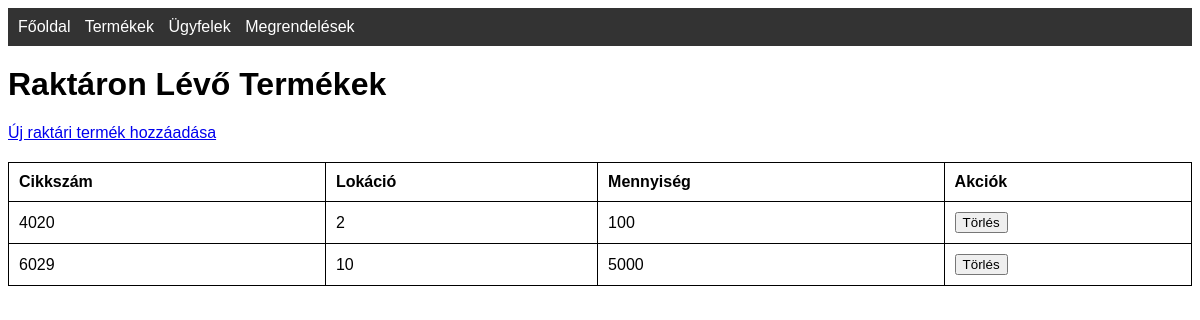
Page /stock on the earlier database version.
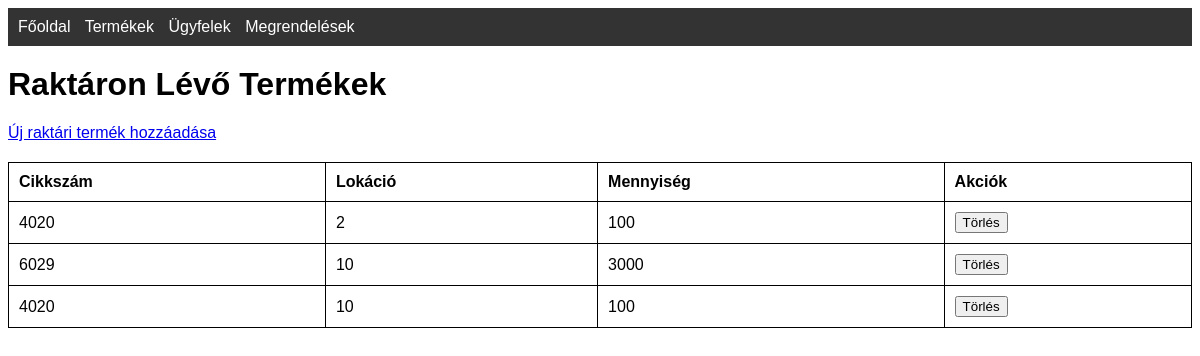
Same page on the later database version.
### tables this page shows
CREATE TABLE stock (
            id INTEGER PRIMARY KEY,
            cikkszam TEXT,
            lokacio TEXT,
            mennyiseg INTEGER,
            FOREIGN KEY (cikkszam) REFERENCES products(cikkszam) ON DELETE CASCADE
        );

CREATE TABLE products (
                    id INTEGER PRIMARY KEY,
                    cikkszam TEXT UNIQUE,
                    nev TEXT,
                    ar REAL,
                    suly REAL,
                    kategoria TEXT);

### app.py (the view)
@app.route('/stock')
def stock():
    conn = get_db_connection()
    stock = conn.execute('''SELECT stock.id, products.cikkszam, stock.lokacio, stock.mennyiseg
                            FROM stock
                            JOIN products ON stock.cikkszam = products.cikkszam''').fetchall()
    conn.close()
    return render_template('stock.html', stock=stock)

### app.py (called while the page is built)
def get_db_connection():
    conn = sqlite3.connect('database.db')
    conn.row_factory = sqlite3.Row
    return conn

### templates/stock.html (shortened to what this page needs)
<!DOCTYPE html>
<html lang="hu">
<head>
    <link rel="stylesheet" href="{{ url_for('static', filename='css/style.css') }}">
</head>
<body>
    <nav>
        <a href="{{ url_for('index') }}">Főoldal</a>
        <a href="{{ url_for('products') }}">Termékek</a>
        <a href="{{ url_for('customers') }}">Ügyfelek</a>
        <a href="{{ url_for('orders') }}">Megrendelések</a>
    </nav>
    <h1>Raktáron Lévő Termékek</h1>
    <a href="{{ url_for('add_stock') }}">Új raktári termék hozzáadása</a>
    <table>
        <thead>
            <tr>
                <th>Cikkszám</th>
                <th>Lokáció</th>
                <th>Mennyiség</th>
                <th>Akciók</th>
            </tr>
        </thead>
        <tbody>
            {% for item in stock %}
            <tr>
                <td>{{ item.cikkszam }}</td>
                <td>{{ item.lokacio }}</td>
                <td>{{ item.mennyiseg }}</td>
                <td>
                    <form action="{{ url_for('delete_stock', stock_id=item.id) }}" method="POST" style="display:inline;">
                        <button type="submit" onclick="return confirm('Biztosan törli a rekordot?');">Törlés</button>
                    </form>
                </td>
            </tr>
            {% endfor %}
        </tbody>
    </table>
</body>
</html>

Differences in the rows shown:
changed stock (number 2 of 3 on the later page): mennyiseg "5000" → "3000"
added stock: cikkszam "4020", lokacio "10", mennyiseg "100"
